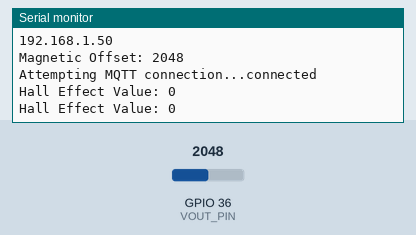
Simulated run of this sketch. Board: ESP32. Parts: the last lines printed to the serial monitor. The test bench sets the inputs (shaded band); at power-on: GPIO 36 (VOUT_PIN) = 2048. WiFi joins after 1.5 s; servers stay silent unless stated; no MQTT or app messages arrive unless stated.

Above: at 4.7 s.
4.8 s: GPIO 36 (VOUT_PIN) set to 2866
At 5.9 s:
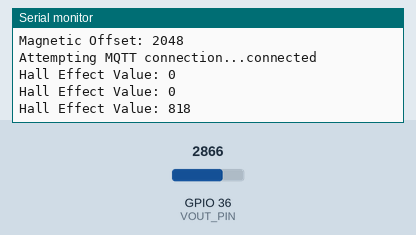
6.3 s: GPIO 36 (VOUT_PIN) set to 3603
At 7.4 s:
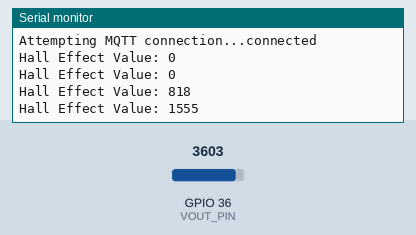
Timing chart, 0 to 9.3 s (numbered marks = the images above; inputs shaded):
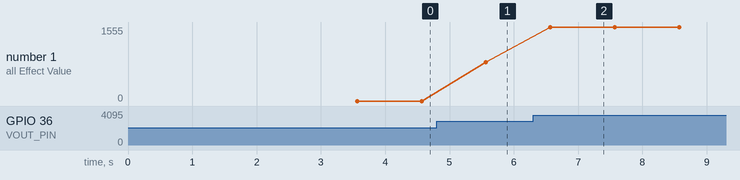

Measured:
- after the input at 4.8 s, the serial monitor: prints a new line after 0.77 s (image 1)
- after the input at 6.3 s, the serial monitor: prints a new line after 0.27 s (image 2)
- plotted number 1: 0 → 818 after the input at 4.8 s, 818 → 1555 after the input at 6.3 s

The sketch:

RAG2Sender.ino
```cpp
#include <WiFi.h>
#include <PubSubClient.h>
#include <ArduinoJson.h>
#include <stdio.h>
#include <string.h>
#include <time.h>

// Define Wifi & MQTT values
const char* ssid = "ece631Lab";
const char* password = "esp32!IOT!";
const char* mqtt_server = "192.168.1.109";

// Connect to the client
WiFiClient espClient;
PubSubClient client(espClient);

// Define Pins
#define VOUT_PIN 36
//#define TRIG_PIN 23
//#define ECHO_PIN 22

// Define values for PWM
//int PWM_FREQUENCY = 16;
//int PWM_CHANNEL = 0;
//int PWM_RESOLUTION = 8;
//int dutyCycle = 1;
int hallVal = 0;
int offset = 0;
char switchVal = '0';
int state = 1;
int RAGVal = 0;
StaticJsonDocument<200> doc;
#define MSG_BUFFER_SIZE  (50)
char msg[MSG_BUFFER_SIZE];

// Values to hold the echo times and if an echo has been received
unsigned long echoStartTime;
unsigned long echoEndTime;
//volatile boolean echoReceived = false;

const int numReadings = 5;
int readings[numReadings];
int readIndex = 0;
unsigned long total = 0;

// Setup wifi using example from Lab5
void setup_wifi() {
  delay(1000);
  Serial.println();
  Serial.print("Connecting to ");
  Serial.println(ssid);

  WiFi.begin(ssid, password);

  while (WiFi.status() != WL_CONNECTED) {
    delay(500);
    Serial.print(".");
  }

  Serial.println("");
  Serial.println("WiFi connected");
  Serial.println("IP address: ");
  Serial.println(WiFi.localIP());
}

void callback(char* topic, byte* payload, unsigned int length) {
  Serial.print("Message arrived [");
  Serial.print(topic);
  Serial.print("] ");
}

void reconnect() {
  // Loop until reconnected
  while (!client.connected()) {
    Serial.print("Attempting MQTT connection...");
    if (client.connect("ESP32Client")) {
      Serial.println("connected");
    } else {
      Serial.print("failed, rc=");
      Serial.print(client.state());
      Serial.println(" try again in 5 seconds");
      delay(5000);
    }
  }
}
/*
void echoISR() {
  unsigned long now = micros();
  if (digitalRead(ECHO_PIN) == HIGH) {
    echoStartTime = now;
  }
  else {
    echoEndTime = now;
    echoReceived = true;
  }
}
*/

void setup() {
  Serial.begin(115200);

  pinMode(VOUT_PIN, INPUT);

  setup_wifi();
  client.setServer(mqtt_server, 1883);
  client.setCallback(callback);

  const int numSamples = 100; // Number of samples for averaging
  for (int i = 0; i < numSamples; i++) {
    offset += analogRead(VOUT_PIN);
    delay(10); // Delay between readings to reduce noise
  }
  offset /= numSamples;

  Serial.print("Magnetic Offset: ");
  Serial.println(offset);
}


void loop() {
  if (!client.connected()) {
    reconnect();
  }
  client.loop();


  static unsigned long lastEchoTime = 0;

  // Reading Hall Effect value

  //switchVal = (char*) malloc(sizeof(char)+1);
  hallVal = analogRead(VOUT_PIN) - offset;

   total = total - readings[readIndex];

   readings[readIndex] = hallVal;

   total = total + readings[readIndex];
    // Increment readIndex for the next reading
   readIndex = (readIndex + 1) % numReadings;


  // Publish Hall Effect value with MQTT every second
  if (millis() - lastEchoTime > 1000) {
    lastEchoTime = millis();

  Serial.print("Hall Effect Value: ");
  Serial.println(hallVal);

  if(hallVal <= 50)
  {
    //LEDS TURN GREEN
    //SEND GREEN TO RAG
    RAGVal = 0;
  }

  else if(hallVal > 50 && hallVal <= 500)
  {
    RAGVal = 1;

  }
  else if(hallVal > 500)
  {
    //LEDS TURN RED
    //SEND RED TO RAG
    RAGVal = 2;
  }
    // State machine to determine the color of the light


    if (client.connected()) {
      char payload[50];
      sprintf(payload, "{\"RAG2\":\"%d\"}", RAGVal);
      client.publish("ece631/FinalProject/RAG2", payload);
      client.publish("ece631/FinalProject/MQTTSERVER", payload);
    }


  }
}
```
